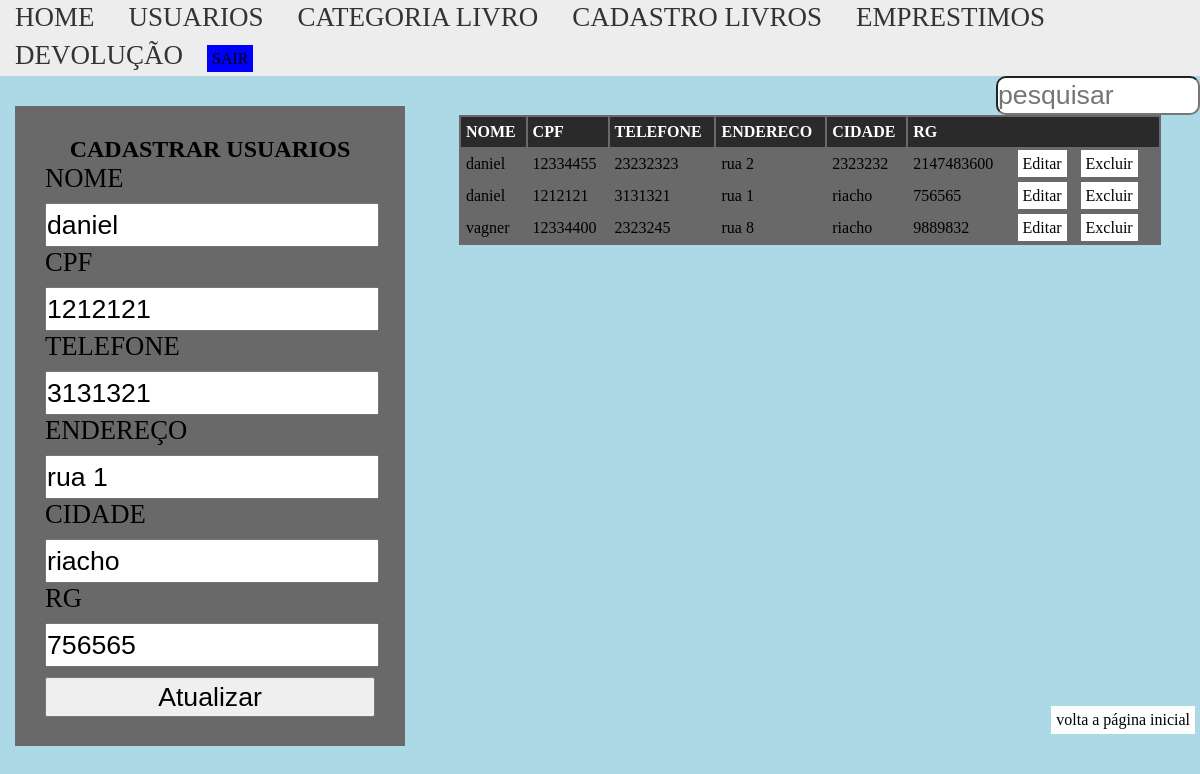
The app's page /Usuarios_ext.php?id_up=4 (signed in) with its own data.
### tables this page shows
CREATE TABLE `usu` (
  `id` int(11) NOT NULL,
  `nome` varchar(45) NOT NULL,
  `cpf` varchar(45) NOT NULL,
  `telefone` varchar(45) NOT NULL,
  `endereco` varchar(45) NOT NULL,
  `cidade` varchar(45) NOT NULL,
  `rg` int(45) NOT NULL
);

### classes/Usu.php (called while the page is built, shortened)
<?php
class Usu{
	private $pdo;
  public function __construct($dbname, $host, $user, $password)
  {
  	try
  	{
    $this->pdo = new PDO("mysql:dbname=".$dbname.";host=".$host,$user,$password	);
  	}
  	catch(PDOException $e){
     echo "Erro com banco de dados:".$e->getMessage();
  	}
  	catch(Exception $e){
    echo "Erro genérico:".$e->getMessage();
  	}
  }
   public function buscarDados()
   {
   	$cmd = $this->pdo->query("SELECT * FROM usu ORDER BY nome");
   	$res = $cmd->fetchAll(PDO::FETCH_ASSOC);
   	return $res;
   }
   public function buscarDadosUsu($id)
   {
      $cmd = $this->pdo->prepare("SELECT * FROM usu WHERE id = :id");
      $cmd->bindValue(":id", $id);
      $cmd->execute();
      $res = $cmd->fetch(PDO::FETCH_ASSOC);
      return $res;
   }
}
?>

### Usuarios_ext.php (the view, shortened to what this page needs)
<?php
require_once 'classes/Usu.php';
$p = new Usu("sistemalogin","localhost","root","");
?>
<!DOCTYPE html>
<html>
<head>
	<link rel="stylesheet" type="text/css" href="CSS/usuario_estilo.css">
	 <link rel="stylesheet" type="text/css" href="CSS/Homes.css">
</head>
<body>
	<nav id="menu">
    <ul>
        <li><a href="home.php">HOME</a></li>
        <li><a href="Usuarios_ext.php">USUARIOS</a></li>
        <li><a href="categoria_Livro.php">CATEGORIA LIVRO</a></li>
        <li><a href="areaPrivada.php">CADASTRO LIVROS</a></li>
        <li><a href="emprestimoExterno.php">EMPRESTIMOS</a></li>
        <li><a href="Devolucao.php">DEVOLUÇÃO</a></li>
<a href="sair.php" style="text-align: right;background-color: blue;"> SAIR </a>
    </ul>
</nav>
	<?php
	if(isset($_GET['id_up']))
	{
		$id_update = addslashes($_GET['id_up']);
		$res = $p->buscarDadosUsu($id_update);
	}
	?>
	<section id="esquerda">
		<form method="POST">
			<h2>CADASTRAR USUARIOS</h2>
			<label for="nome">NOME</label>
			<input type="text" name="nome" id="nome" value="<?php if(isset($res)){echo $res['nome'];}?>">
			<label for="cpf">CPF</label>
			<input type="text" name="cpf" id="cpf" value="<?php if(isset($res)){echo $res['cpf'];}?>">
			<label for="telefone">TELEFONE</label>
			<input type="text" name="telefone" id="telefone" value="<?php if(isset($res)){echo $res['telefone'];}?>">
			<label for="endereco">ENDEREÇO</label>
			<input type="text" name="endereco" id="endereco" value="<?php if(isset($res)){echo $res['endereco'];}?>">
			<label for="cidade">CIDADE</label>
			<input type="text" name="cidade" id="cidade" value="<?php if(isset($res)){echo $res['cidade'];}?>">
			<label for="rg">RG</label>
			<input type="int" name="rg" id="rg" value="<?php if(isset($res)){echo $res['rg'];}?>">
			<input type="submit"
			value="<?php if(isset($res)){echo "Atualizar";}else{echo "Cadastrar";}?>">
		</form>
	</section>
	<section id="direita">
		<input type="text" name="" id="pesquisar" placeholder="pesquisar" style="float: right;">
		<table>
			<tr id="titulo">
				<td>NOME</td>
				<td>CPF</td>
				<td>TELEFONE</td>
				<td>ENDERECO</td>
				<td>CIDADE</td>
				<td colspan="2">RG</td>
			</tr>
		<?php
		$dados = $p->buscarDados();
		if(count($dados) > 0)
		{
             for ($i=0; $i < count($dados); $i++)
             {
             	echo "<tr>";
             foreach ($dados[$i] as $k => $v)
             {
             	if($k != "id")
             	{
                    echo "<td>".$v."</td>";
             	}
              }
              ?>
              <td>
              	<a href="Usuarios_ext.php?id_up=<?php echo $dados[$i]['id'];?>">Editar</a>
              	<a href="Usuarios_ext.php?id=<?php echo $dados[$i]['id'];?>">Excluir</a>
              </td>
              <?php
              echo "</tr>";
            }
		   }else{
		   	echo "Ainda não há pessoa cadastradas";
		   }
		?>
		</table>
	</section>
</body>
</html>
<a href="home.php" id="voltar">volta a página inicial</a>

### CSS/Usuario_estilo.css (style rules this page uses)
*, { padding: 0px; margin: 0px; font-family: arial; }
body { background-color: lightblue; }
label,input { display: block; line-height: 30px; height: 40px; outline: none; font-size: 20pt; width: 100%; }
form { width: 330px; background-color: rgba(105,105,105); padding: 30px; margin: 30px auto; height: 580px; }
input[type="submit"] { margin-top: 10px; cursor: pointer; }
#esquerda { width: 35%; height: 640px; float: left; }
#direita { width: 65%; height: 630px; float: left; }
table { background-color: rgba(105,105,105); width: 90%; margin:30px auto; }
tr { line-height: 30px; }
tr#titulo { font-weight: bold; background-color: rgba(0,0,0,.6); color: white; }
td { padding: 0px 5px; }
a { background-color: white; color: black; padding: 5px; margin: 0px 5px; text-decoration: none; }
h2 { text-align: center; }
#pesquisar { width: 200px; float: right; border-radius: 10px; height: 35px; }
#voltar { float: right; }

### CSS/Homes.css (style rules this page uses)
* { margin: 0; padding: 0; }
#menu ul { padding:0px; margin:0px; background-color:#EDEDED; list-style:none; }
#menu ul li { font-size: 27px; display: inline; }
#menu ul li a { padding: 2px 10px; display: inline-block; background-color:#EDEDED; color: #333; text-decoration: none; border-bottom:3px solid #EDEDED; }

### records on screen
usu: nome "daniel", cpf "1212121", telefone "3131321", endereco "rua 1", cidade "riacho", rg "756565"
usu: nome "daniel", cpf "12334455", telefone "23232323", endereco "rua 2", cidade "2323232", rg "2147483600"
usu: nome "vagner", cpf "12334400", telefone "2323245", endereco "rua 8", cidade "riacho", rg "9889832"
